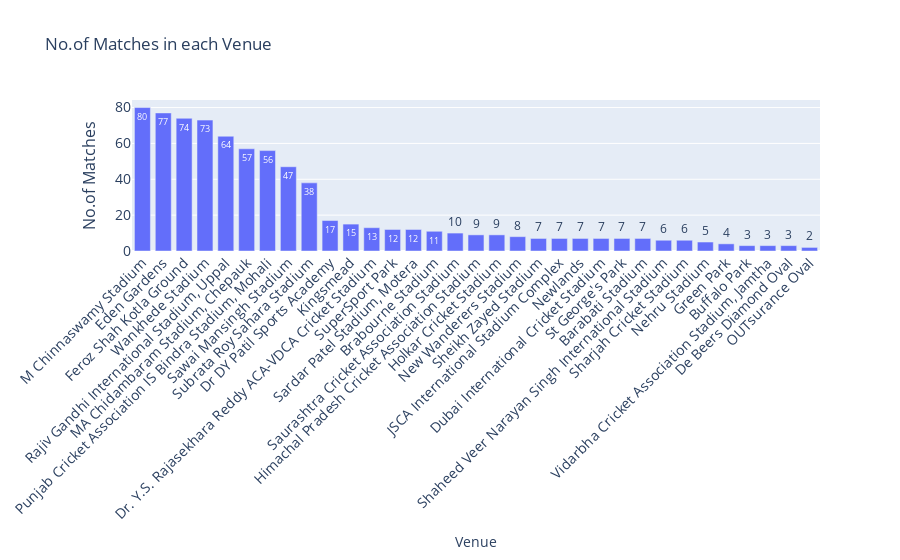

The notebook cell saved with this chart:
### Markdown cell above
<a id=section50108></a>
#### 5.1.8 No.of Matches held in each Venue

### Code cell
vm = matches.venue.value_counts()
#vm_df = pd.DataFrame({'Venue':vm.index, 'No.of Matches':vm.array})
#vm_df
hoverText = np.around(np.array(vm.array)/sum(vm.array)*100, decimals=1)
plotGraph(vm.index, vm.array, hoverText, 'Venue', 'No.of Matches', 'No.of Matches in each Venue')

### Figure 1 — Plotly figure (JSON) as saved in the notebook; plotly's stock layout.template omitted (floating-point values rounded to 4 significant figures)
{"data": [{"hovertext": [10.6, 10.2, 9.8, 9.7, 8.5, 7.5, 7.4, 6.2, 5, 2.2, 2, 1.7, 1.6, 1.6, 1.5, 1.3, 1.2, 1.2, 1.1, 0.9, 0.9, 0.9, 0.9, 0.9, 0.9, 0.8, 0.8, 0.7, 0.5, 0.4, 0.4, 0.4, 0.3], "text": [80, 77, 74, 73, 64, 57, 56, 47, 38, 17, 15, 13, 12, 12, 11, 10, 9, 9, 8, 7, 7, 7, 7, 7, 7, 6, 6, 5, 4, 3, 3, 3, 2], "textposition": "auto", "type": "bar", "x": ["M Chinnaswamy Stadium", "Eden Gardens", "Feroz Shah Kotla Ground", "Wankhede Stadium", "Rajiv Gandhi International Stadium, Uppal", "MA Chidambaram Stadium, Chepauk", "Punjab Cricket Association IS Bindra Stadium, Mohali", "Sawai Mansingh Stadium", "Subrata Roy Sahara Stadium", "Dr DY Patil Sports Academy", "Kingsmead", "Dr. Y.S. Rajasekhara Reddy ACA-VDCA Cricket Stadium", "SuperSport Park", "Sardar Patel Stadium, Motera", "Brabourne Stadium", "Saurashtra Cricket Association Stadium", "Himachal Pradesh Cricket Association Stadium", "Holkar Cricket Stadium", "New Wanderers Stadium", "Sheikh Zayed Stadium", "JSCA International Stadium Complex", "Newlands", "Dubai International Cricket Stadium", "St George's Park", "Barabati Stadium", "Shaheed Veer Narayan Singh International Stadium", "Sharjah Cricket Stadium", "Nehru Stadium", "Green Park", "Buffalo Park", "Vidarbha Cricket Association Stadium, Jamtha", "De Beers Diamond Oval", "OUTsurance Oval"], "y": [80, 77, 74, 73, 64, 57, 56, 47, 38, 17, 15, 13, 12, 12, 11, 10, 9, 9, 8, 7, 7, 7, 7, 7, 7, 6, 6, 5, 4, 3, 3, 3, 2]}], "layout": {"bargap": 0.15, "bargroupgap": 0.1, "barmode": "group", "legend": {"bgcolor": "rgba(255, 255, 255, 0)", "bordercolor": "rgba(255, 255, 255, 0)", "x": 0, "y": 1}, "title": {"text": "No.of Matches in each Venue"}, "xaxis": {"tickangle": -45, "tickfont": {"size": 14}, "title": {"text": "Venue"}}, "yaxis": {"tickfont": {"size": 14}, "title": {"font": {"size": 16}, "text": "No.of Matches"}}}}
